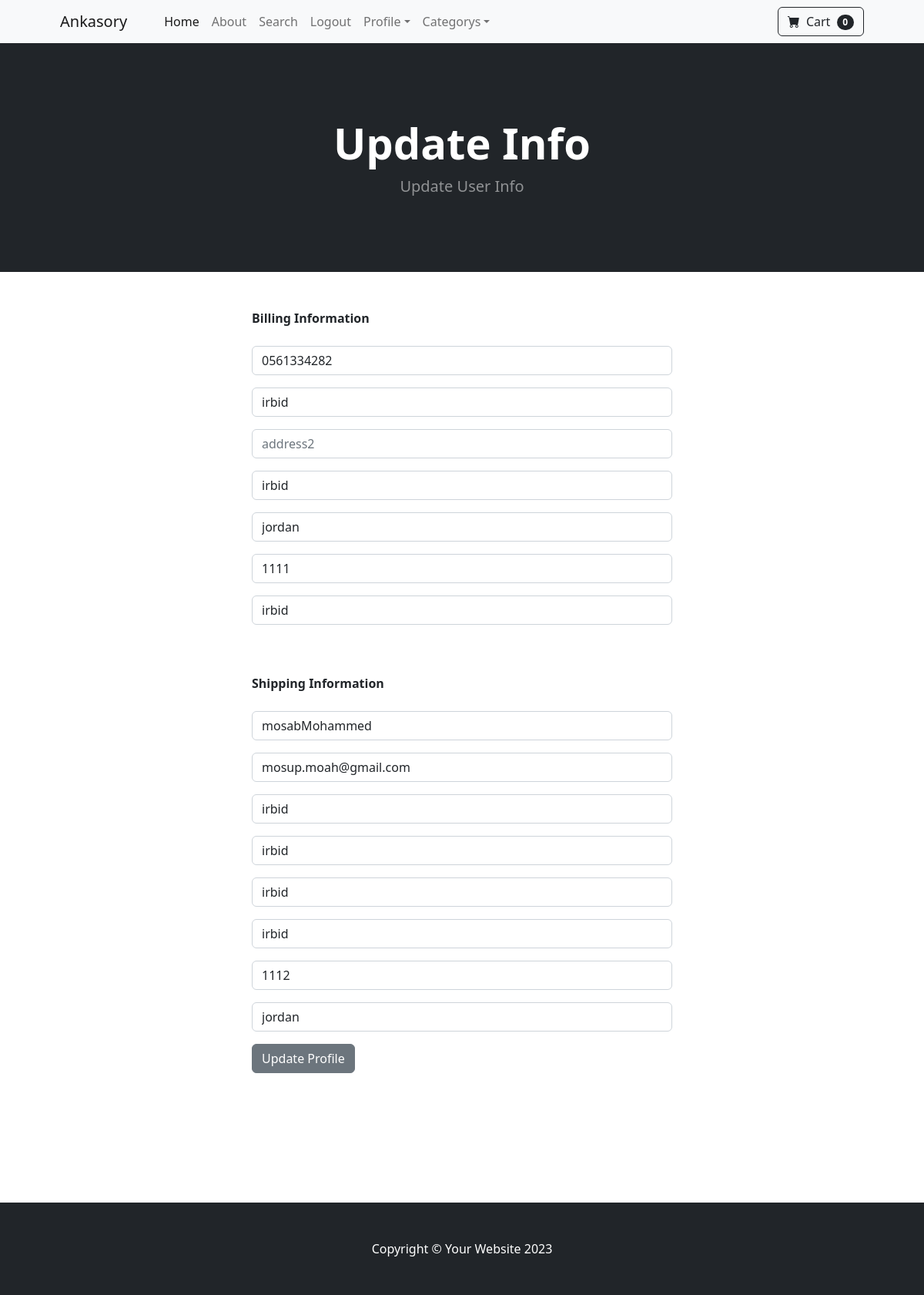
/update_info/ (signed in), run on the app's committed database.
### Store/models.py (models this page shows, shortened)
class Profile(models.Model):
    user=models.OneToOneField(User, on_delete=models.CASCADE)
    date_modified=models.DateTimeField(User,auto_now=True)
    phone=models.CharField(max_length=20,blank=True)
    address1=models.CharField(max_length=100,blank=True)
    address2=models.CharField(max_length=100,blank=True)
    city=models.CharField(max_length=50,blank=True)
    country=models.CharField(max_length=50,blank=True)
    zip_code=models.CharField(max_length=10,blank=True)
    state=models.CharField(max_length=200,blank=True)
    old_cart=models.CharField(max_length=200,blank=True,null=True)

### Payment/models.py (models this page shows, shortened)
class ShippingAddress(models.Model):
	user = models.ForeignKey(User, on_delete=models.CASCADE, null=True, blank=True)
	shipping_full_name = models.CharField(max_length=255)
	shipping_email = models.CharField(max_length=255)
	shipping_address1 = models.CharField(max_length=255)
	shipping_address2 = models.CharField(max_length=255, null=True, blank=True)
	shipping_city = models.CharField(max_length=255)
	shipping_state = models.CharField(max_length=255, null=True, blank=True)
	shipping_zipcode = models.CharField(max_length=255, null=True, blank=True)
	shipping_country = models.CharField(max_length=255)
	class Meta:
		verbose_name_plural = "Shipping Address"

### Store/views.py (the view)
# urls.py: path('update_info/',views.update_info,name='update_info'),
def update_info(request):
    if request.user.is_authenticated:
        current_user = Profile.objects.get(user__id=request.user.id)
        try:
            shipping_user = ShippingAddress.objects.get(user__id=request.user.id)
        except ShippingAddress.DoesNotExist:
            shipping_user = ShippingAddress(user=request.user)  # Create a new instance if it doesn't exist
        form = UserInfoForm(request.POST or None, instance=current_user)
        shipping_form = ShippingForm(request.POST or None, instance=shipping_user)
        if form.is_valid() and shipping_form.is_valid():
            form.save()
            shipping_form.save()
            messages.success(request, "Your Info Has Been Updated!!")
            return redirect('home')
        return render(request, "update_info.html", {'form': form, 'shipping_form': shipping_form})
    else:
        messages.error(request, "You Must Be Logged In To Access That Page!!")
        return redirect('home')

### Store/forms.py
class UserInfoForm(forms.ModelForm):
    phone=forms.CharField(label="",widget=forms.TextInput(attrs={'class': 'form-control','placeholder':'Enter phone number'}),required=False)
    address1=forms.CharField(label="",widget=forms.TextInput(attrs={'class': 'form-control','placeholder':'address1'}),required=False )
    address2=forms.CharField(label="",widget=forms.TextInput(attrs={'class': 'form-control','placeholder':'address2'}),required=False )
    city=forms.CharField(label="",widget=forms.TextInput(attrs={'class': 'form-control','placeholder':'city'}),required=False)
    country=forms.CharField(label="",widget=forms.TextInput(attrs={'class': 'form-control','placeholder':'country'}),required=False)
    zip_code=forms.CharField(label="",widget=forms.TextInput(attrs={'class': 'form-control','placeholder':'zip_code'}),required=False)
    state=forms.CharField( label="",widget=forms.TextInput(attrs={'class': 'form-control','placeholder':'state'}),required=False)
    class Meta:
        model=Profile
        fields=('phone', 'address1', 'address2', 'city', 'country','zip_code', 'state',)

### Cart/cart.py (called while the page is built)
    def __len__(self):
        return len(self.cart)

### Cart/context_processors.py (called while the page is built)
def cart(request):
    return {'cart':Cart(request)}

### Store/templates/update_info.html
{% extends "base.html" %} {% block content %}
<header class="bg-dark py-5">
  <div class="container px-4 px-lg-5 my-5">
    <div class="text-center text-white">
      <h1 class="display-4 fw-bolder">Update Info</h1>
      <p class="lead fw-normal text-white-50 mb-0">Update User Info</p>
    </div>
  </div>
</header>
<div class="container">
  <div class="row">
    <div class="col-md-6 offset-md-3">
      <br /><br />
      <strong>Billing Information</strong>
      <br /><br />
      <form method="POST" action="{% url 'update_info' %}">
        {% csrf_token %} {{form.as_p}}
        <br /><br />
      <strong>Shipping Information</strong>
      <br /><br />
        {{shipping_form.as_p}}
        <button type="submit" class="btn btn-secondary">Update Profile</button>
      </form>
      <br />
      <br /><br />
      <br /><br />
      <br /><br />
    </div>
  </div>
</div>
{% endblock %}

### data on the page
Profile: phone "0561334282", address1 "irbid", city "irbid", country "jordan", zip_code "1111", state "irbid"
ShippingAddress: shipping_full_name "mosabMohammed", shipping_email "mosup.moah@gmail.com", shipping_address1 "irbid", shipping_address2 "irbid", shipping_city "irbid", shipping_state "irbid", shipping_zipcode "1112", shipping_country "jordan"

### other printed values
{{ cart|length }} "0"
